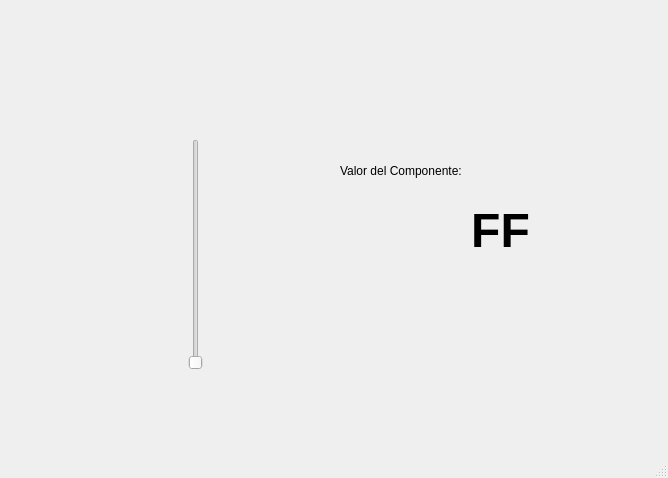
<?xml version="1.0" encoding="UTF-8"?>
<ui version="4.0">
 <class>MainWindow</class>
 <widget class="QMainWindow" name="MainWindow">
  <property name="geometry">
   <rect>
    <x>0</x>
    <y>0</y>
    <width>668</width>
    <height>478</height>
   </rect>
  </property>
  <property name="windowTitle">
   <string>MainWindow</string>
  </property>
  <property name="styleSheet">
   <string notr="true"/>
  </property>
  <widget class="QWidget" name="centralwidget">
   <widget class="QLabel" name="label_10">
    <property name="geometry">
     <rect>
      <x>520</x>
      <y>330</y>
      <width>131</width>
      <height>111</height>
     </rect>
    </property>
    <property name="styleSheet">
     <string notr="true"/>
    </property>
    <property name="text">
     <string/>
    </property>
    <property name="pixmap">
     <pixmap resource="recursos.qrc">:/AmongUs/amongBlanco.png</pixmap>
    </property>
    <property name="scaledContents">
     <bool>true</bool>
    </property>
   </widget>
   <widget class="QLabel" name="label_11">
    <property name="geometry">
     <rect>
      <x>20</x>
      <y>20</y>
      <width>621</width>
      <height>111</height>
     </rect>
    </property>
    <property name="styleSheet">
     <string notr="true"/>
    </property>
    <property name="text">
     <string/>
    </property>
    <property name="pixmap">
     <pixmap resource="recursos.qrc">:/Logos/uat.png</pixmap>
    </property>
    <property name="scaledContents">
     <bool>true</bool>
    </property>
   </widget>
   <widget class="QLabel" name="label">
    <property name="geometry">
     <rect>
      <x>340</x>
      <y>150</y>
      <width>161</width>
      <height>41</height>
     </rect>
    </property>
    <property name="text">
     <string>Valor del Componente:</string>
    </property>
   </widget>
   <widget class="QLabel" name="txt_valor">
    <property name="geometry">
     <rect>
      <x>420</x>
      <y>210</y>
      <width>161</width>
      <height>41</height>
     </rect>
    </property>
    <property name="font">
     <font>
      <pointsize>36</pointsize>
      <weight>75</weight>
      <bold>true</bold>
     </font>
    </property>
    <property name="text">
     <string>FF</string>
    </property>
    <property name="alignment">
     <set>Qt::AlignCenter</set>
    </property>
   </widget>
   <widget class="QSlider" name="verticalSlider">
    <property name="geometry">
     <rect>
      <x>160</x>
      <y>139</y>
      <width>71</width>
      <height>231</height>
     </rect>
    </property>
    <property name="orientation">
     <enum>Qt::Vertical</enum>
    </property>
   </widget>
  </widget>
  <widget class="QMenuBar" name="menubar">
   <property name="geometry">
    <rect>
     <x>0</x>
     <y>0</y>
     <width>668</width>
     <height>24</height>
    </rect>
   </property>
  </widget>
  <widget class="QStatusBar" name="statusbar"/>
 </widget>
 <resources>
  <include location="recursos.qrc"/>
 </resources>
 <connections/>
</ui>
